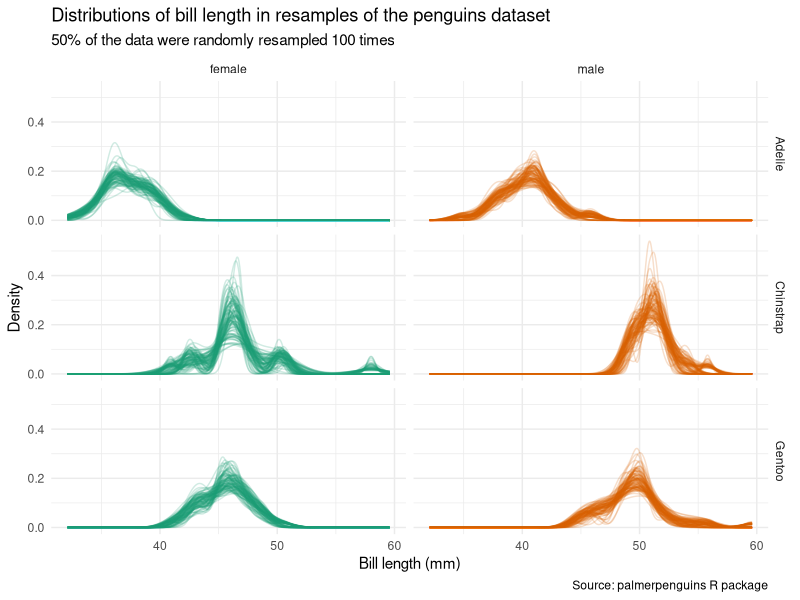

Here is the R script that generated this plot:
## ---- chunk 1

knitr::opts_chunk$set(echo = TRUE)

## required packages
library(tidyverse)
library(palmerpenguins)

## import and clean data
## (remove NAs from the dataset)
penguins_c <- palmerpenguins::penguins %>% drop_na()

## ---- chunk 2

## specify the number of replicates and the sample prop (or size)
n_reps <- 100
samp_prop <- 0.50

## resample the data and put it in a tibble
re_penguins <- tibble(
  rep = 1:n_reps, 
  samp = replicate(
    n = n_reps, 
    sample_frac(
      tbl = penguins_c, 
      size = samp_prop, 
      replace = FALSE), 
    simplify = FALSE))

## ---- chunk 3

re_penguins

## ---- chunk 4

## calculate the median trait values from each sample
re_penguins <- re_penguins %>% 
  unnest(samp) %>% 
  group_by(rep, species, sex) %>% 
  summarise(across(.cols = bill_length_mm:body_mass_g, 
                   ~ median(.))) %>% 
  group_by(rep) %>% 
  nest() %>% 
  rename(summ_mean = data) %>% 
  right_join(re_penguins, ., by = "rep") %>% 
  suppressMessages() 

re_penguins

## ---- chunk 5

## plot the distributions of bill_length_mm from the resamples
re_penguins %>% 
  select(rep, samp) %>% 
  unnest(samp) %>% 
  ggplot(data = ., 
         mapping = aes(x = bill_length_mm, 
                       group = rep, 
                       colour = sex)) + 
  geom_line(stat = "density", alpha = 0.2) + 
  scale_colour_brewer(palette = "Dark2") + 
  # facet_wrap(~ species) + 
  facet_grid(species ~ sex) + 
  labs(x = "Bill length (mm)", y = "Density", 
       title = "Distributions of bill length in resamples of the penguins dataset", 
       subtitle = "50% of the data were randomly resampled 100 times", 
       caption = "Source: palmerpenguins R package") + 
  theme_minimal() + 
  theme(legend.position = "none")

